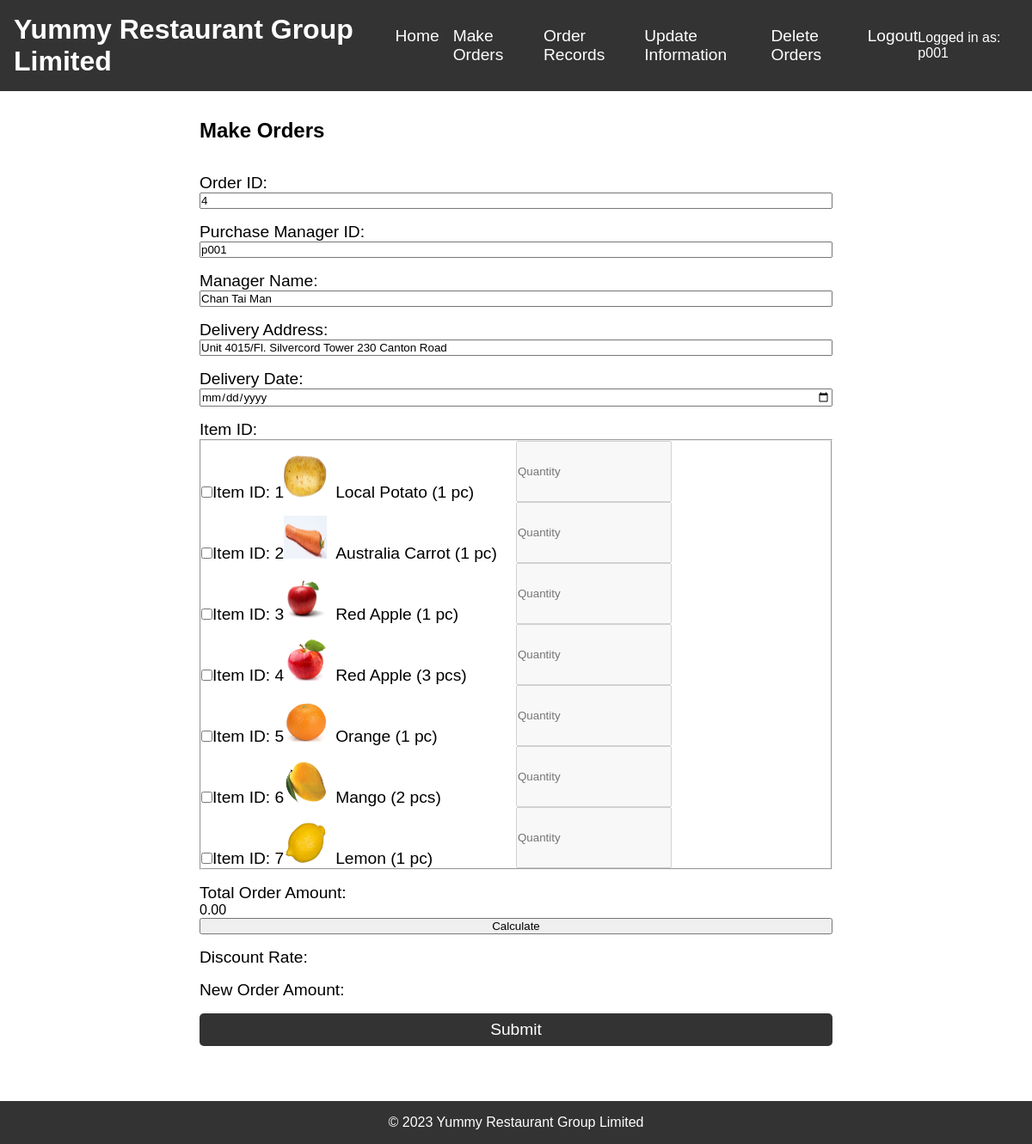
The app's page /PurchaseManager/MakeOrders/index.php (signed in) with its own data.
### tables this page shows
CREATE TABLE `Orders` (
  `orderID` int(11) NOT NULL,
  `purchaseManagerID` varchar(50) NOT NULL,
  `orderDateTime` timestamp NOT NULL DEFAULT current_timestamp() ON UPDATE current_timestamp(),
  `deliveryAddress` varchar(255) NOT NULL,
  `deliveryDate` date NOT NULL
);

CREATE TABLE `PurchaseManager` (
  `purchaseManagerID` varchar(50) NOT NULL,
  `password` varchar(50) NOT NULL,
  `managerName` varchar(100) NOT NULL,
  `contactNumber` varchar(30) NOT NULL,
  `warehouseAddress` varchar(255) DEFAULT NULL
);

CREATE TABLE `Item` (
  `itemID` int(11) NOT NULL,
  `supplierID` varchar(50) NOT NULL,
  `itemName` varchar(255) NOT NULL,
  `ImageFile` varchar(50) NOT NULL,
  `itemDescription` text DEFAULT NULL,
  `stockItemQty` int(11) NOT NULL DEFAULT 0,
  `price` double NOT NULL
);

### PurchaseManager/MakeOrders/index.php (the view, shortened to what this page needs)
<?php
include_once("mysqli_conn.php");
$getLastOrderIDQuery = "SELECT orderID FROM Orders ORDER BY orderID DESC LIMIT 1";
$result = mysqli_query($conn, $getLastOrderIDQuery) or die("Error: " . mysqli_error($conn));
if (mysqli_num_rows($result) > 0) {
	$row = mysqli_fetch_assoc($result);
	$lastOrderID = $row['orderID'];
	$orderID = $lastOrderID + 1;
} else {
	$orderID = 1;
}
$getManagersQuery = "SELECT purchaseManagerID, managerName, warehouseAddress FROM PurchaseManager";
$managerResult = mysqli_query($conn, $getManagersQuery) or die("Error: " . mysqli_error($conn));
$managers = mysqli_fetch_all($managerResult, MYSQLI_ASSOC);
$loggedInUserID = "";
$managerName = "";
$deliveryAddress = "";
if (isset($_SESSION['username'])) {
	$loggedInUserID = $_SESSION['username'];
	foreach ($managers as $manager) {
		if ($manager['purchaseManagerID'] === $loggedInUserID) {
			$managerName = $manager['managerName'];
			$deliveryAddress = $manager['warehouseAddress'];
			break;
		}
	}
}
?>
<!DOCTYPE html>
<html>
<head>
	<link rel="stylesheet" type="text/css" href="style_make.css">
</head>
<body>
	<header>
		<h1>Yummy Restaurant Group Limited</h1>
		<nav>
			<ul>
				<li><a href="//127.0.0.1/PurchaseManager/index.php">Home</a></li>
				<li><a href="//127.0.0.1/PurchaseManager/MakeOrders">Make Orders</a></li>
				<li><a href="//127.0.0.1/PurchaseManager/OrderRecords">Order Records</a></li>
				<li><a href="//127.0.0.1/PurchaseManager/UpdateInformation">Update Information</a></li>
				<li><a href="//127.0.0.1/PurchaseManager/DeleteOrders">Delete Orders</a></li>
				<li><a href="//127.0.0.1/Login/index.php">Logout</a></li>
			</ul>
		</nav>
		<?php
		if (!empty($loggedInUserID)) {
			echo "<p class='username-label'>Logged in as: $loggedInUserID</p>";
		}
		?>
	</header>
	<main>
		<h2>Make Orders</h2>
		<form action="process_order.php" method="POST">
			<label for="orderID">Order ID:</label>
			<input type="text" id="orderID" name="orderID" value="<?php echo $orderID; ?>" readonly>
			<label for="purchaseManagerID">Purchase Manager ID:</label>
			<input type="text" id="purchaseManagerID" name="purchaseManagerID" value="<?php echo $loggedInUserID; ?>" readonly>
			<label for="managerName">Manager Name:</label>
			<input type="text" id="managerName" name="managerName" value="<?php echo $managerName; ?>" readonly>
			<label for="deliveryAddress">Delivery Address:</label>
			<input type="text" id="deliveryAddress" name="deliveryAddress" value="<?php echo $deliveryAddress; ?>" readonly>
			<label for="deliveryDate">Delivery Date:</label>
			<input type="date" id="deliveryDate" name="deliveryDate" required>
			<label for="itemID">Item ID:</label>
			<fieldset>
				<?php
				$getItemsQuery = "SELECT itemName, itemID, ImageFile, price FROM Item";
				$result = mysqli_query($conn, $getItemsQuery) or die("Error: " . mysqli_error($conn));
				while ($row = mysqli_fetch_assoc($result)) {
					$itemID = $row['itemID'];
					$itemName = $row['itemName'];
					$imageFile = $row['ImageFile'];
					$price = $row['price'];
					echo '<label>';
					echo '<input type="checkbox" name="itemID[]" value="' . $itemID . '" data-price="' . $price . '">';
					echo '<span>Item ID: ' . $itemID . '</span>';
					echo '<img class="checkbox-img" src="//127.0.0.1/image/' . $imageFile . '" alt="' . $itemName . '">';
					echo $itemName;
					echo '</label>';
					echo '<input type="number" name="quantity[]" placeholder="Quantity" disabled>';
				}
				?>
			</fieldset>
			<label for="totalAmount">Total Order Amount:</label>
			<span id="totalAmount">0.00</span>
			<button type="button" id="calculateBtn">Calculate</button>
			<label for="discountRate">Discount Rate:</label>
			<label for="newOrderAmount">New Order Amount:</label>
			<input type="submit" value="Submit">
		</form>
	</main>
	<footer class="footer">
		<p>© 2023 Yummy Restaurant Group Limited</p>
	</footer>
</body>
</html>

### PurchaseManager/MakeOrders/style_make.css (style rules this page uses)
* { font-family: Arial, sans-serif; box-sizing: border-box; margin: 0; padding: 0; }
header { background-color: #333; color: #fff; display: flex; justify-content: space-between; align-items: center; padding: 1rem; }
header h1 { font-size: 2rem; }
nav ul { display: flex; list-style: none; }
nav li:not(:last-child) { margin-right: 1rem; }
nav a { color: #fff; text-decoration: none; font-size: 1.2rem; }
main { max-width: 800px; margin: 2rem auto; padding: 0 2rem; }
form { display: flex; flex-direction: column; margin-top: 20px; }
label { font-size: 1.2rem; margin-top: 1rem; }
input[type="submit"] { background-color: #333; color: #fff; font-size: 1.2rem; padding: 0.5rem 1rem; margin-top: 1rem; border-radius: 5px; border: none; cursor: pointer; }
footer { background-color: #333; color: #fff; text-align: center; padding: 1rem; margin-top: 2rem; }
form { margin-bottom: 4rem; }
.checkbox-img { width: 50px; height: 50px; margin-right: 10px; }
fieldset { display: flex; flex-wrap: wrap; }
label { flex-basis: 50%; }

### records on screen
orders: orderID "4"
purchasemanager: managerName "Chan Tai Man", deliveryAddress "Unit 4015/Fl. Silvercord Tower 230 Canton Road"
item: itemID "1", ImageFile (picture), itemName "Local Potato (1 pc)"
item: itemID "2", ImageFile (picture), itemName "Australia Carrot (1 pc)"
item: itemID "3", ImageFile (picture), itemName "Red Apple (1 pc)"
item: itemID "4", ImageFile (picture), itemName "Red Apple (3 pcs)"
item: itemID "5", ImageFile (picture), itemName "Orange (1 pc)"
item: itemID "6", ImageFile (picture), itemName "Mango (2 pcs)"
item: itemID "7", ImageFile (picture), itemName "Lemon (1 pc)"

### other values on screen
$loggedInUserID "p001"
